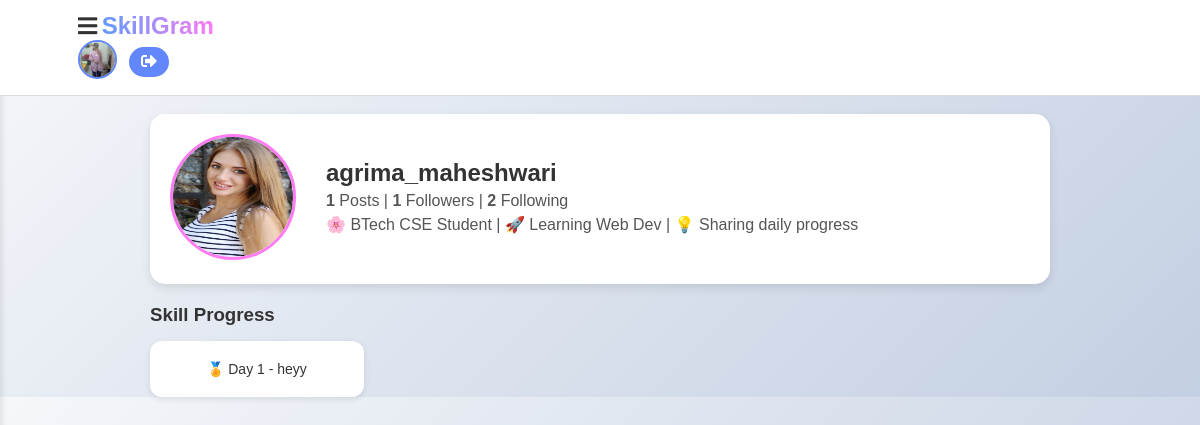
/profile.php?id=5 (signed in), run on the app's committed database.
### tables this page shows
CREATE TABLE IF NOT EXISTS `users` (
  `id` int NOT NULL AUTO_INCREMENT,
  `name` varchar(100) NOT NULL,
  `email` varchar(100) NOT NULL,
  `password` varchar(255) NOT NULL,
  `created_at` timestamp NULL DEFAULT CURRENT_TIMESTAMP,
  `profile_pic` varchar(255) DEFAULT 'default.jpg',
  `bio` varchar(255) DEFAULT 0xF09F8CB8204254656368204353452053747564656E74207C20F09F9A80204C6561726E696E672057656220446576207C20F09F92A12053686172696E67206461696C792070726F6772657373,
  `xp` int DEFAULT '0',
  `streak` int DEFAULT '0',
  `problems_solved` int DEFAULT '0',
  `last_login` date DEFAULT NULL,
  PRIMARY KEY (`id`),
  UNIQUE KEY `email` (`email`)
);

CREATE TABLE IF NOT EXISTS `posts` (
  `id` int NOT NULL AUTO_INCREMENT,
  `user_id` int NOT NULL,
  `content` text NOT NULL,
  `image` varchar(255) DEFAULT NULL,
  `created_at` timestamp NULL DEFAULT CURRENT_TIMESTAMP,
  `title` varchar(255) NOT NULL,
  PRIMARY KEY (`id`),
  KEY `user_id` (`user_id`)
);

### profile.php (the view, shortened to what this page needs)
<?php
include 'db.php';
$loggedInUserId = $_SESSION['user_id'];
$profileId = isset($_GET['id']) ? intval($_GET['id']) : $loggedInUserId;
$stmt = $conn->prepare("SELECT name, profile_pic, bio FROM users WHERE id = ?");
$stmt->bind_param("i", $profileId);
$stmt->execute();
$stmt->bind_result($name, $profile_pic, $bio);
$stmtPosts = $conn->prepare("SELECT COUNT(*) FROM posts WHERE user_id = ?");
$stmtPosts->bind_param("i", $profileId);
$stmtPosts->execute();
$stmtPosts->bind_result($totalPosts);
$stmtFollowers = $conn->prepare("SELECT COUNT(*) FROM followers WHERE user_id = ?");
$stmtFollowers->bind_param("i", $profileId);
$stmtFollowers->execute();
$stmtFollowers->bind_result($totalFollowers);
$stmtFollowing = $conn->prepare("SELECT COUNT(*) FROM followers WHERE follower_id = ?");
$stmtFollowing->bind_param("i", $profileId);
$stmtFollowing->execute();
$stmtFollowing->bind_result($totalFollowing);
$stmtPostsList = $conn->prepare("SELECT title FROM posts WHERE user_id = ? ORDER BY created_at ASC");
$stmtPostsList->bind_param("i", $profileId);
$stmtPostsList->execute();
$stmtPostsList->bind_result($post_title);
$posts = [];
while ($stmtPostsList->fetch()) {
    $posts[] = $post_title;
}
?>
<!DOCTYPE html>
<html lang="en">
<head>
<link rel="stylesheet" href="css/profile.css">
<link rel="stylesheet" href="https://cdnjs.cloudflare.com/ajax/libs/font-awesome/5.15.4/css/all.min.css">
</head>
<body>
<?php
include 'navbar.php';
?>
<main>
<div class="profile-container">
  <br>
  <div class="profile-header">
    <div class="profile-pic">
      <img src="uploads/<?php echo htmlspecialchars($profile_pic); ?>" alt="Profile Picture">
    </div>
    <div class="profile-info">
      <h2><?php echo htmlspecialchars($name); ?></h2>
      <p><b><?php echo $totalPosts; ?></b> Posts | <b><?php echo $totalFollowers; ?></b> Followers | <b><?php echo $totalFollowing; ?></b> Following</p>
      <p class="bio"><?php echo htmlspecialchars($bio); ?></p>
    </div>
  </div>
  <h3 class="section-title">Skill Progress</h3>
  <div class="posts-grid">
    <?php
    if (count($posts) > 0) {
        $day = 1;
        foreach ($posts as $title) {
            echo '<div class="post-card">🏅 Day ' . $day . ' - ' . htmlspecialchars($title) . '</div>';
            $day++;
        }
    } else {
        echo '<p>No skill updates yet.</p>';
    }
    ?>
  </div>
</div>
</main>
</body>
</html>

### navbar.php (shortened to what this page needs)
<?php
include 'db.php';
$user_id = $_SESSION['user_id'];
$stmt = $conn->prepare("SELECT name, profile_pic FROM users WHERE id=?");
$stmt->bind_param("i", $user_id);
$stmt->execute();
$stmt->bind_result($user_name, $user_pic);
?>
<header>
    <nav class="navbar">
        <div class="container">
            <b class="menu-toggle" onclick="toggleSidebar()"><i class="fas fa-bars"></i></b>
            <b style="font-size:24px;" class="gradient-text">SkillGram</b>
            <div class="nav-right">
                <a href="profile.php">
                    <img src="uploads/<?php echo htmlspecialchars($user_pic ?: 'default.png'); ?>"
                         alt="User Avatar" class="avatar">
                </a>
                <a href="logout.php" class="logout-btn"><i class="fas fa-sign-out-alt"></i></a>
            </div>
        </div>
    </nav>
</header>

### css/profile.css (style rules this page uses)
body { font-family: 'Poppins', sans-serif; background: linear-gradient(135deg, #f5f7fa, #c3cfe2); margin: 0; padding: 0; color: #333; }
main { width: 100%; display: flex; justify-content: center; }
.container { width: 90%; max-width: 1200px; margin: auto; }
.profile-container { width: 80%; max-width: 900px; }
.profile-header { display: flex; align-items: center; gap: 30px; padding: 20px; background: #fff; border-radius: 15px; box-shadow: 0 4px 10px rgba(0,0,0,0.1); margin-bottom: 20px; }
.profile-pic img { width: 120px; height: 120px; border-radius: 50%; border: 3px solid #fe7bf3; }
.profile-info h2 { margin: 0; }
.profile-info p { margin: 5px 0; color: #555; }
.section-title { margin: 15px 0; color: #333; }
.posts-grid { display: grid; grid-template-columns: repeat(auto-fill, minmax(200px, 1fr)); gap: 15px; }
.post-card { background: #fff; padding: 20px; border-radius: 12px; box-shadow: 0 2px 6px rgba(0,0,0,0.1); text-align: center; font-size: 14px; }

### navbar.php (style rules this page uses)
.navbar { background: #fff; padding: 12px 20px; display: flex; justify-content: space-between; align-items: center; border-bottom: 1px solid #ddd; position: sticky; top: 0; z-index: 1000; }
.gradient-text { font-size: 30px; font-weight: bold; background: linear-gradient(to right, #5f9aff, #fe7bf3); background-clip: text; -webkit-text-fill-color: transparent; }
.nav-right { display: flex; align-items: center; gap: 12px; }
.avatar { width: 35px; height: 35px; border-radius: 50%; border: 2px solid #6286fbff; }
.logout-btn { background: #6286fbff; color: #fff !important; padding: 6px 12px; border-radius: 20px; transition: background 0.3s; }
.menu-toggle { cursor: pointer; font-size: 22px; }

### data on the page
users: profile_pic (picture)
users: profile_pic (placeholder picture), name "agrima_maheshwari", bio "🌸 BTech CSE Student | 🚀 Learning Web Dev | 💡 Sharing daily progress"
posts: title "heyy"

### other printed values
$totalPosts "1"
$totalFollowers "1"
$totalFollowing "2"
